Frame 1 (no input): blank canvas, image omitted
Frame 60 (the mouse pressed at the canvas centre just before this capture): blank canvas, image omitted
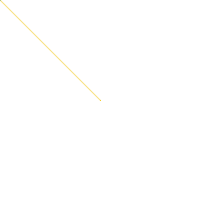
Frame 120 (the mouse held since frame 60 and released just before this capture)

The Processing sketch whose frames 1 and 60 were blank and that drew this single picture after the mouse press (run headless with seeded random() and noise(); from frame 60 on, the mouse is pressed at the canvas centre):

// Processing sketch: Exercise_24_1
// ── Exercise_24_1.pde
//Melissa Bradshaw 3378710
//This exercise is inclusive of 24.1

void setup(){
  background(255);
  size(200,200);
}

void draw(){
  if (mousePressed == true){
    stroke(242, 204, 47, 160);
  } else {
    stroke(116, 193, 206, 160);
  }
  if (mouseButton == RIGHT){
    stroke(174, 221, 60, 160);
  }
    
  line(mouseX,mouseY,pmouseX,pmouseY);
}
